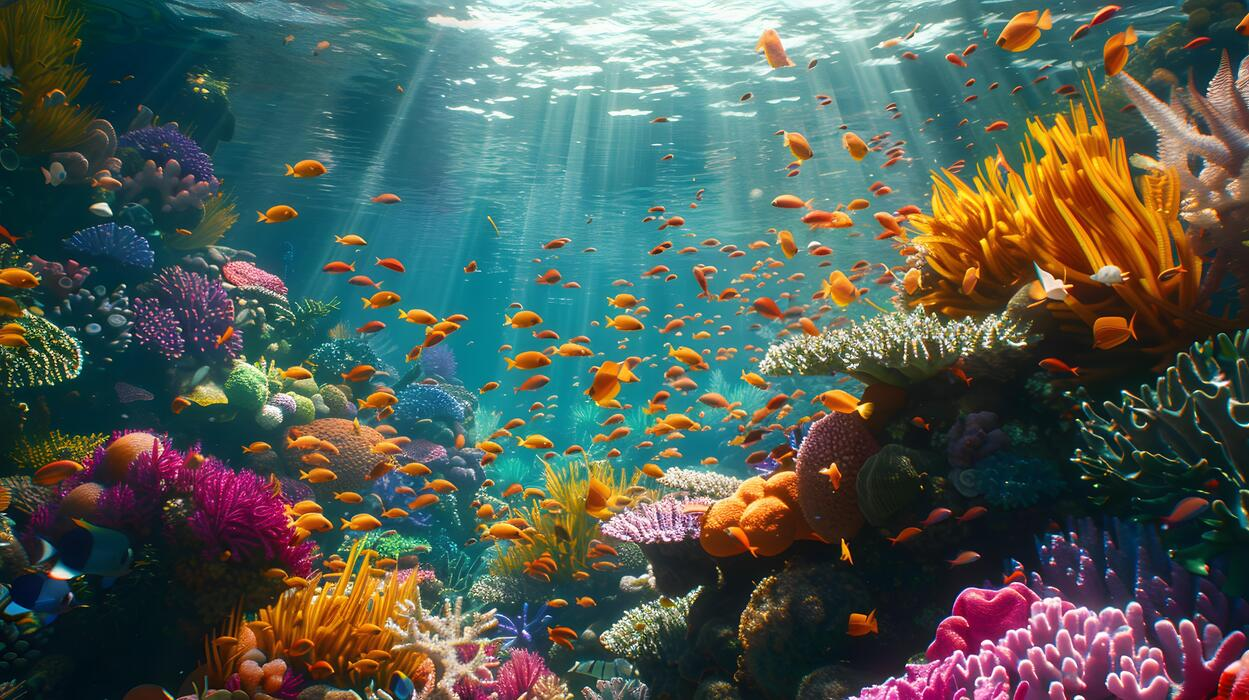
#> input picture data/input/underwater1.jpg, 1249 x 700 px, found by its file name
$ python step6_color_correction.py
#> lines starting #> are read from the running program, lines starting #| are printed output that depends on the picture
#> further down, img is the input picture: shape (700, 1249, 3); mean B, G, R 84.3, 92.3, 80.1
# step6_color_correction.py
# Purpose: fix the blue/green color cast using the Gray World assumption.
# We compare: Original, Basic Gray World, Gray World with gain limit.
# We also show RGB channel statistics before and after.

import cv2
import os
import sys
import numpy as np
import matplotlib.pyplot as plt

# ---------- 1. Paths ----------
base_folder    = os.path.dirname(os.path.abspath(__file__))
input_path     = os.path.join(base_folder, "..", "input_images", "underwater1.jpg")
output_folder  = os.path.join(base_folder, "..", "output_images")
results_folder = os.path.join(base_folder, "..", "results")
os.makedirs(output_folder, exist_ok=True)
os.makedirs(results_folder, exist_ok=True)

# ---------- 2. Settings you can change ----------
MAX_WIDTH = 800     # resize big images to this width
MAX_GAIN  = 3.0     # largest multiplier allowed in the limited version

# ---------- 3. Helper functions ----------
def resize_image(image, max_width):
    """Shrink image so width <= max_width. Keeps aspect ratio."""
#> called with max_width = 800
    h, w = image.shape[:2]
#> h = 700; w = 1249
    if w <= max_width:
        return image.copy()
    scale = max_width / w
#> scale = 0.641
    return cv2.resize(image, (max_width, int(h * scale)), interpolation=cv2.INTER_AREA)

def gray_world(image, max_gain=None):
    """
    White balance using the Gray World assumption.
    image    : BGR image (uint8)
    max_gain : if given, no channel gain can be bigger than this
    Returns  : (corrected image, gains array in B, G, R order)
    """
    img_f = image.astype(np.float32)               # decimals for the math

    # mean of each channel -> array of 3 numbers [B, G, R]
    means = img_f.reshape(-1, 3).mean(axis=0)
#> means = [84.31, 92.29, 80.11]

    gray_mean = means.mean()                       # target level
#> gray_mean = 85.57
    gains = gray_mean / means                      # one gain per channel
#> gains = [1.01, 0.927, 1.07]

    if max_gain is not None:
        gains = np.minimum(gains, max_gain)        # cap the gains

    corrected = img_f * gains                      # multiply each channel by its gain
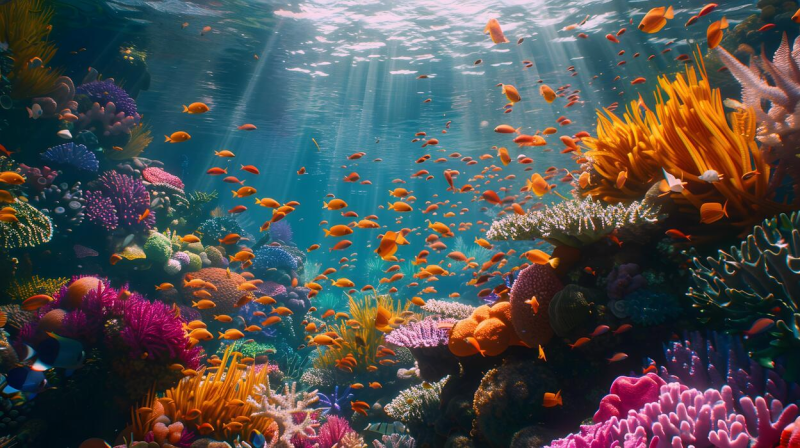
#> corrected: shape (448, 800, 3) float32; mean B, G, R 85.6, 85.6, 85.6; drawn with min black and max white
    corrected = np.clip(corrected, 0, 255).astype(np.uint8)
    return corrected, gains

def channel_stats(image):
    """Return (means, stds) for B, G, R channels."""
    flat = image.reshape(-1, 3).astype(np.float32)
    return flat.mean(axis=0), flat.std(axis=0)

def to_rgb(image):
    """BGR -> RGB for Matplotlib."""
    return cv2.cvtColor(image, cv2.COLOR_BGR2RGB)

# ---------- 4. Read and resize ----------
img = cv2.imread(input_path)
if img is None:
    print("ERROR: Could not read the image.")
    print("Path tried:", os.path.abspath(input_path))
    sys.exit()

img = resize_image(img, MAX_WIDTH)

# ---------- 5. Apply the two versions ----------
gw_basic,   gains_basic   = gray_world(img)
#> gains_basic = [1.01, 0.927, 1.07]
gw_limited, gains_limited = gray_world(img, max_gain=MAX_GAIN)
#> gains_limited = [1.01, 0.927, 1.07]

print("Gains used (Blue, Green, Red)")
print("  Basic Gray World   :", np.round(gains_basic, 2))
#|   Basic Gray World   : [1.01 0.93 1.07]
print("  Limited Gray World :", np.round(gains_limited, 2))
#|   Limited Gray World : [1.01 0.93 1.07]

# ---------- 6. Print channel statistics ----------
versions = [("Original", img),
            ("Gray World", gw_basic),
            (f"Gray World (max gain {MAX_GAIN})", gw_limited)]

print("\nChannel statistics (mean / std)")
print(f"{'Version':<28}{'Blue':>16}{'Green':>16}{'Red':>16}")
all_means = []
for name, image in versions:
    m, s = channel_stats(image)
    all_means.append(m)
    print(f"{name:<28}"
          f"{m[0]:>8.1f}/{s[0]:<6.1f}"
          f"{m[1]:>8.1f}/{s[1]:<6.1f}"
          f"{m[2]:>8.1f}/{s[2]:<6.1f}")
#> this loop made 3 passes
#> (name, m, s) on passes 1 to 3: ('Original', [84.31, 92.29, 80.11], [58.48, 57.32, 67.21]), ('Gray World', [85.12, 85.07, 84.93], [59.31, 53.12, 71.38]), ('Gray World (max gain 3.0)', [85.12, 85.07, 84.93], [59.31, 53.12, 71.38])
#| Original                        84.3/58.5      92.3/57.3      80.1/67.2
#| Gray World                      85.1/59.3      85.1/53.1      84.9/71.4
#| Gray World (max gain 3.0)       85.1/59.3      85.1/53.1      84.9/71.4
#> after the loop, all_means = [[84.31, 92.29, 80.11], [85.12, 85.07, 84.93], [85.12, 85.07, 84.93]]

# ---------- 7. Save corrected images ----------
cv2.imwrite(os.path.join(output_folder, "step6_gray_world.jpg"),         gw_basic)
cv2.imwrite(os.path.join(output_folder, "step6_gray_world_limited.jpg"), gw_limited)

# ---------- 8. Figure 1: images (top) and histograms (bottom) ----------
fig1 = plt.figure(figsize=(14, 7))
for i, (name, image) in enumerate(versions):
    plt.subplot(2, 3, i + 1)
    plt.imshow(to_rgb(image))
    plt.title(name)
    plt.axis("off")

    plt.subplot(2, 3, i + 4)
    for ch_index, color in enumerate(["blue", "green", "red"]):
        hist = cv2.calcHist([image], [ch_index], None, [256], [0, 256])
        plt.plot(hist, color=color)
    plt.xlim([0, 255])
    plt.xlabel("Pixel value")
    plt.ylabel("Pixels")
#> this loop made 3 passes
#> name on passes 1 to 3: 'Original', 'Gray World', 'Gray World (max gain 3.0)'
plt.tight_layout()
fig1.savefig(os.path.join(results_folder, "step6_color_correction.png"), dpi=150)
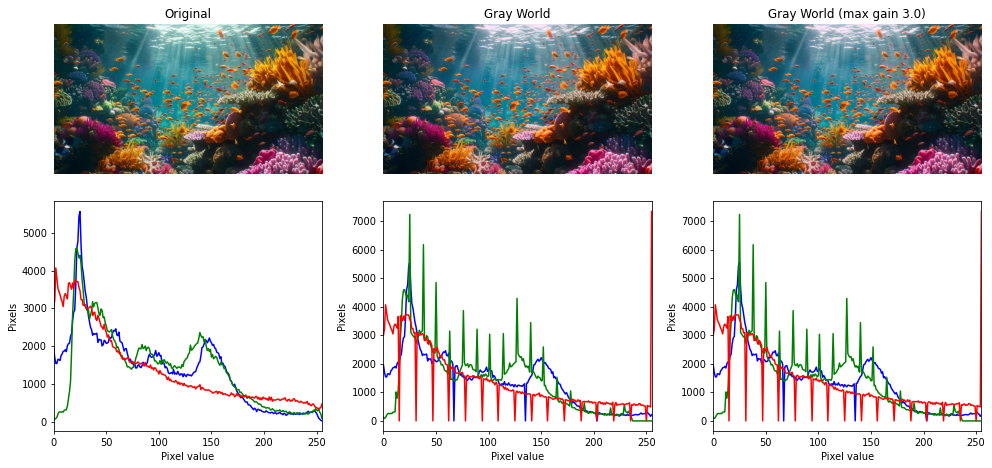
#> figure drawn by matplotlib, 6 panels; panel 2: curve peaks at x = 25, y = 5564; panel 2: curve peaks at x = 22, y = 4602; panel 2: curve peaks at x = 2, y = 4068; panel 4: curve peaks at x = 25, y = 5564

# ---------- 9. Figure 2: bar chart of channel means ----------
fig2 = plt.figure(figsize=(8, 5))
x = np.arange(3)                                   # positions for B, G, R
width = 0.25
for i, ((name, _), means) in enumerate(zip(versions, all_means)):
    plt.bar(x + i * width, means, width, label=name)
#> this loop made 3 passes
#> (name, means) on passes 1 to 3: ('Original', [84.31, 92.29, 80.11]), ('Gray World', [85.12, 85.07, 84.93]), ('Gray World (max gain 3.0)', [85.12, 85.07, 84.93])
plt.xticks(x + width, ["Blue", "Green", "Red"])
plt.ylabel("Mean pixel value")
plt.title("Channel means before and after color correction")
plt.legend()
plt.tight_layout()
fig2.savefig(os.path.join(results_folder, "step6_channel_means.png"), dpi=150)
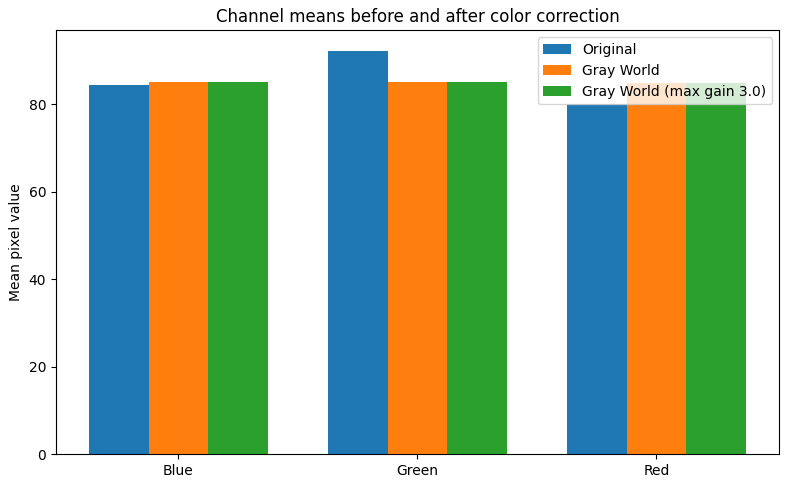
#> figure drawn by matplotlib, 1 panel; tallest bar 92.29 high, from x = 0.875 to 1.12; tallest bar 85.12 high, from x = 0.125 to 0.375; tallest bar 85.12 high, from x = 0.375 to 0.625

plt.show()

$ run again, with data/input/img1.jpg copied over data/input/underwater1.jpg
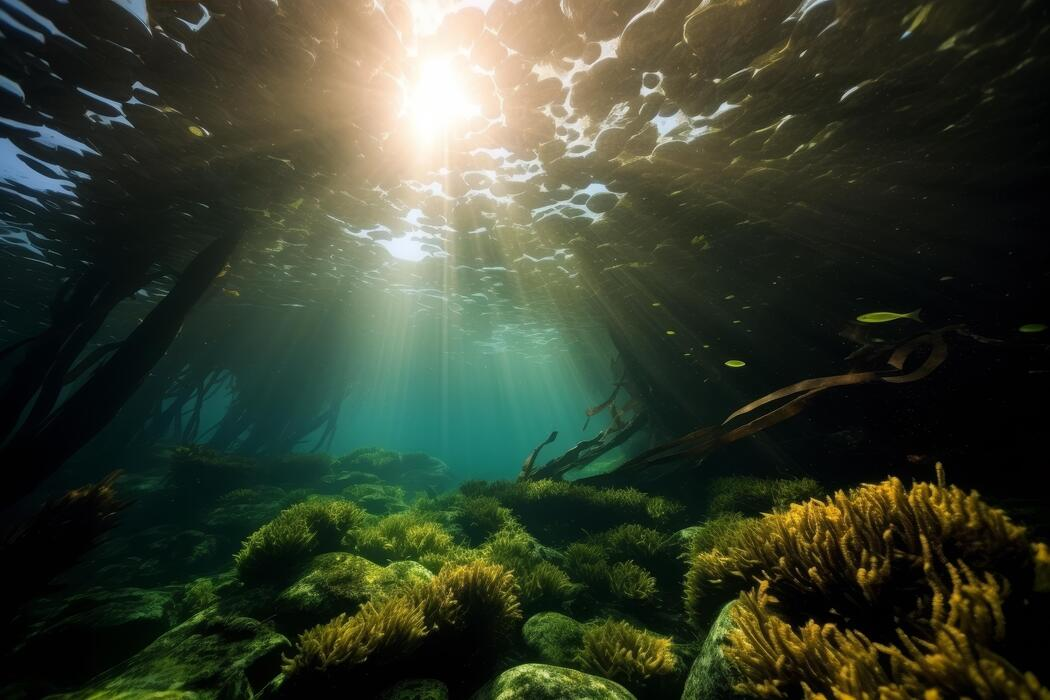
#> input picture data/input/img1.jpg, 1050 x 700 px, found by its file name
#> img is the input picture: shape (700, 1050, 3); mean B, G, R 46.3, 63.3, 55.4
#> in gray_world, `means = img_f.reshape(-1, 3).mean(axis=0)`: means = [46.22, 63.28, 55.33]
#> gray_mean = 54.94
#> gains = [1.19, 0.868, 0.993]
#> in gray_world, `corrected = np.clip(corrected, 0, 255).astype(np.uint8)`:
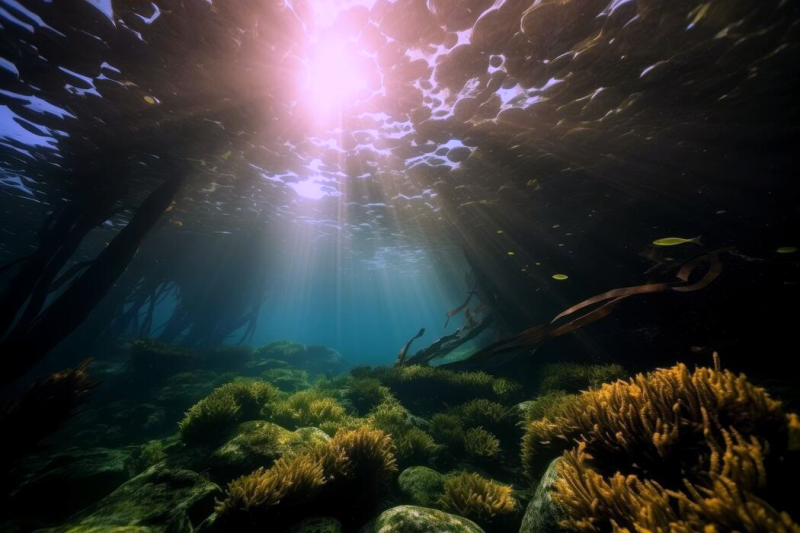
#> corrected: shape (533, 800, 3); mean B, G, R 54, 54.5, 54.3
#|   Basic Gray World   : [1.19 0.87 0.99]
#|   Limited Gray World : [1.19 0.87 0.99]
#> the loop `for name, image in versions:` made 3 passes
#> (name, m, s) on passes 1 to 3: ('Original', [46.22, 63.28, 55.33], [53.42, 59.88, 62.7]), ('Gray World', [53.98, 54.45, 54.26], [61.75, 52.03, 62.45]), ('Gray World (max gain 3.0)', [53.98, 54.45, 54.26], [61.75, 52.03, 62.45])
#> (printed output is left out)
#> after the loop `for name, image in versions:`: all_means = [[46.22, 63.28, 55.33], [53.98, 54.45, 54.26], [53.98, 54.45, 54.26]]
#> the loop `for i, (name, image) in enumerate(versions):` made 3 passes
#> name on passes 1 to 3: 'Original', 'Gray World', 'Gray World (max gain 3.0)'
#> the loop `for i, ((name, _), means) in enumerate(zip(versions, all_means)):` made 3 passes
#> (name, means) on passes 1 to 3: ('Original', [46.22, 63.28, 55.33]), ('Gray World', [53.98, 54.45, 54.26]), ('Gray World (max gain 3.0)', [53.98, 54.45, 54.26])
#> `fig2.savefig(os.path.join(results_folder, "step6_channel_means.png"), ..`:
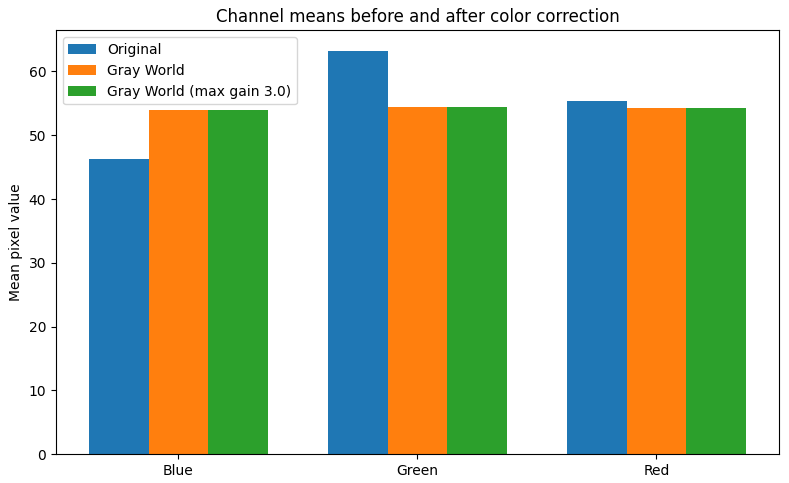
#> figure drawn by matplotlib, 1 panel; tallest bar 63.28 high, from x = 0.875 to 1.12; tallest bar 54.45 high, from x = 1.12 to 1.38; tallest bar 54.45 high, from x = 1.38 to 1.62

$ run again, with data/input/img2.jpg copied over data/input/underwater1.jpg
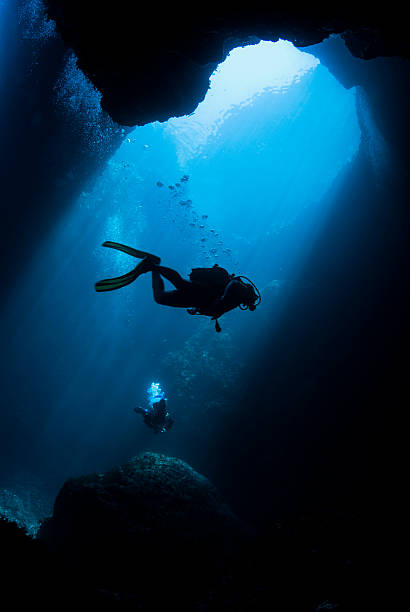
#> input picture data/input/img2.jpg, 410 x 612 px, found by its file name
#> img is the input picture: shape (612, 410, 3); mean B, G, R 75.8, 50.4, 6.8
#> in gray_world, `means = img_f.reshape(-1, 3).mean(axis=0)`: means = [75.67, 50.36, 6.78]
#> gray_mean = 44.27
#> in gray_world, `gains = gray_mean / means`: gains = [0.585, 0.879, 6.53]
#> in gray_world (call 2), `gains = np.minimum(gains, max_gain)`: gains = [0.585, 0.879, 3]
#> in gray_world (call 2), `corrected = np.clip(corrected, 0, 255).astype(np.uint8)`:
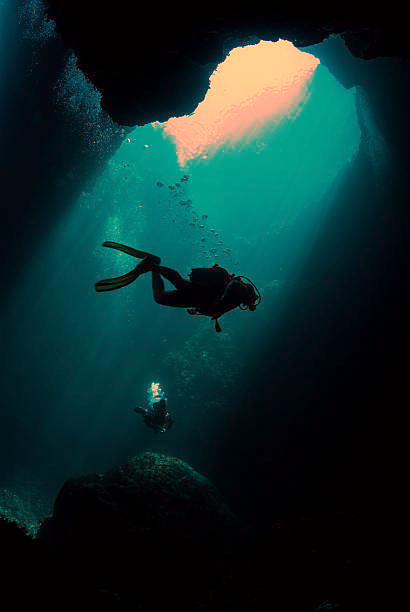
#> corrected: shape (612, 410, 3); mean B, G, R 43.8, 43.7, 13.3
#|   Basic Gray World   : [0.59 0.88 6.53]
#|   Limited Gray World : [0.59 0.88 3.  ]
#> the loop `for name, image in versions:` made 3 passes
#> (name, m, s) on passes 1 to 3: ('Original', [75.67, 50.36, 6.78], [81.96, 63.53, 29.2]), ('Gray World', [43.81, 43.67, 17.68], [47.93, 55.96, 52.67]), ('Gray World (max gain 3.0)', [43.81, 43.67, 13.3], [47.93, 55.96, 48.39])
#> (printed output is left out)
#> after the loop `for name, image in versions:`: all_means = [[75.67, 50.36, 6.78], [43.81, 43.67, 17.68], [43.81, 43.67, 13.3]]
#> the loop `for i, (name, image) in enumerate(versions):` made 3 passes
#> name on passes 1 to 3: 'Original', 'Gray World', 'Gray World (max gain 3.0)'
#> the loop `for i, ((name, _), means) in enumerate(zip(versions, all_means)):` made 3 passes
#> (name, means) on passes 1 to 3: ('Original', [75.67, 50.36, 6.78]), ('Gray World', [43.81, 43.67, 17.68]), ('Gray World (max gain 3.0)', [43.81, 43.67, 13.3])
#> `fig2.savefig(os.path.join(results_folder, "step6_channel_means.png"), ..`:
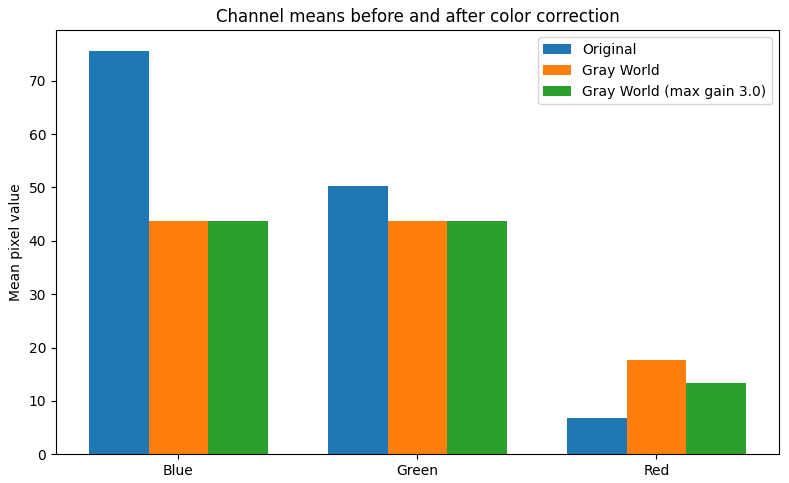
#> figure drawn by matplotlib, 1 panel; tallest bar 75.67 high, from x = -0.125 to 0.125; tallest bar 43.81 high, from x = 0.125 to 0.375; tallest bar 43.81 high, from x = 0.375 to 0.625
